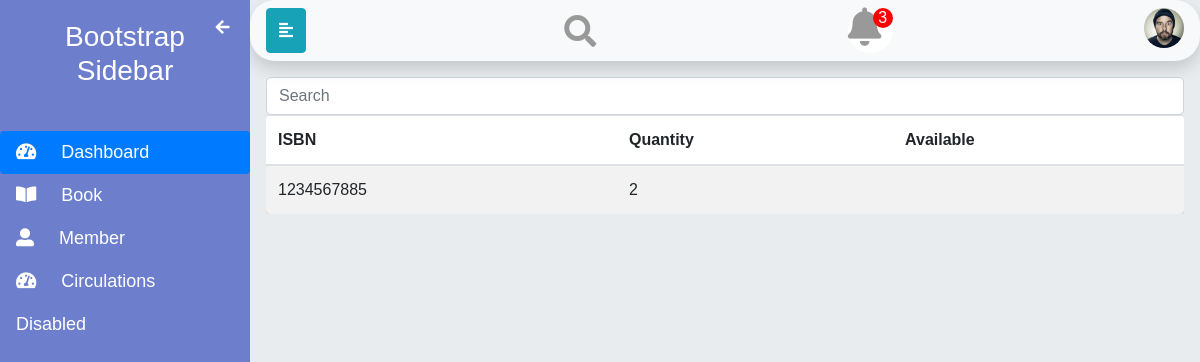
Before: /books/ (signed in) with the older database file.
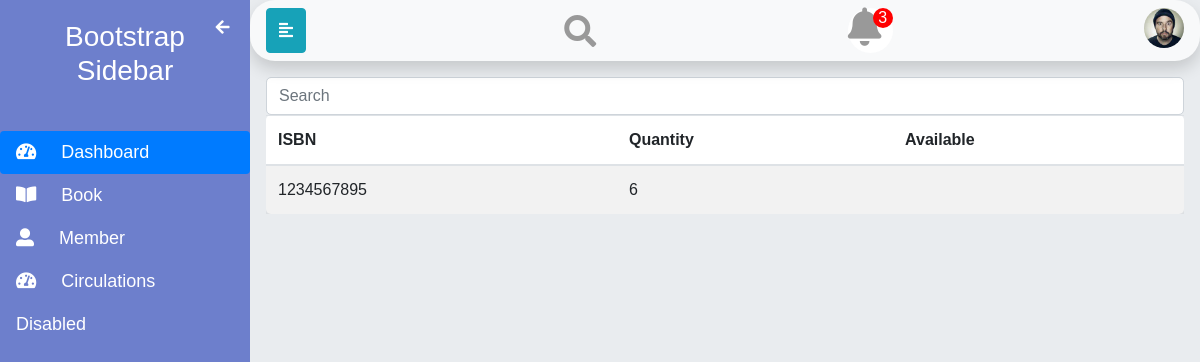
After: the same page with the newer database file.
### LMS/models.py (models this page shows, shortened)
class ISBN(models.Model):
    isbn = models.PositiveIntegerField(primary_key=True)
    author = models.CharField(max_length=30)
    title = models.CharField(max_length=100)
    category = models.CharField(max_length=30)
    publisher = models.CharField(max_length=30)
    price = models.PositiveIntegerField(default=0)
    quantity = models.PositiveIntegerField(default=0)
    issued = models.PositiveIntegerField(default=0)
    deactive = models.PositiveIntegerField(default=0)

### LMS/views.py (the view)
# urls.py: path('books/',views.books,name='books'),
def books(request):
    user = auth.get_user(request)
    if not user.is_staff:
        return redirect_to_login(next=request.path)
    return render(request, 'book.html',context={'isbns':ISBN.objects.all()})

### LMS/templates/book.html (shortened to what this page needs)
{% extends 'base.html' %}
{% block content %}
    <input onkeyup="searchTable()" data-target="#allBook" type="text" class="form-control searchTable" style="width:100%"
                    placeholder="Search">
                <table id="table" class="table table-striped bg-white">
                    <thead>
                        <tr>
                            <th>ISBN
                            </th>
                            <th>Quantity
                            </th>
                            <th>
                                Available
                            </th>
                        </tr>
                    </thead>
                    <tbody id="allBook">
                    {% for isbn in isbns %}
                        <tr>
                            <td>{{ isbn.isbn }}</td>
                            <td>{{ isbn.quantity }}</td>
                            <td>{{ isbn.count_issued }}</td>
                        </tr>
                    {% endfor %}
                    </tbody>
                </table>
{% endblock %}

Changed rows visible on the page:
removed ISBN: isbn "1234567885", quantity "2"
added ISBN: isbn "1234567895", quantity "6"
